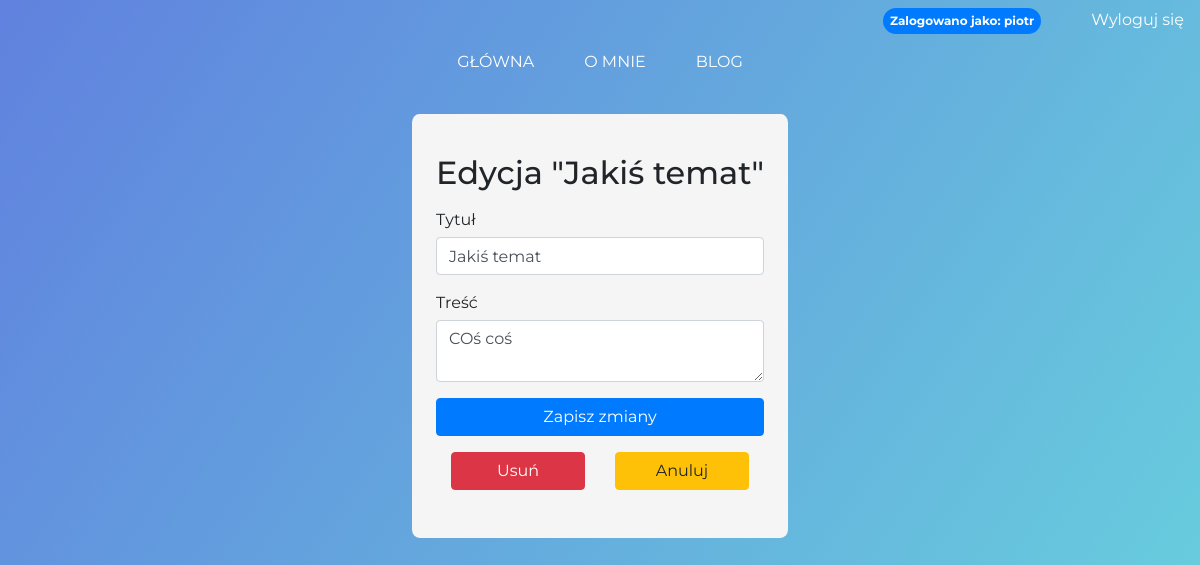
Screenshot of /blog/3/update (signed in) with the database file from the repository.
### tables this page shows
CREATE TABLE user (
  id INTEGER PRIMARY KEY AUTOINCREMENT,
  username TEXT UNIQUE NOT NULL,
  password TEXT NOT NULL
);

CREATE TABLE post (
  id INTEGER PRIMARY KEY AUTOINCREMENT,
  author_id INTEGER NOT NULL,
  created TIMESTAMP NOT NULL DEFAULT CURRENT_TIMESTAMP,
  title TEXT NOT NULL,
  body TEXT NOT NULL,
  FOREIGN KEY (author_id) REFERENCES user (id)
);

### aplikacjaflask/posty.py (the view, shortened to what this page needs)
@bp.route("/<int:id>/update", methods=("GET", "POST"))
@login_required
def update(id):
    post = get_post(id)
    return render_template("blog/update.html", post=post)

### aplikacjaflask/db.py (called while the page is built)
def get_db():
    if "db" not in g:
        g.db = sqlite3.connect(
            current_app.config["DATABASE"], detect_types=sqlite3.PARSE_DECLTYPES
        )
        g.db.row_factory = sqlite3.Row
    return g.db

### aplikacjaflask/logowanie.py (called while the page is built)
def login_required(view):
    @functools.wraps(view)
    def wrapped_view(**kwargs):
        if g.user is None:
            return redirect(url_for("auth.login"))
        return view(**kwargs)
    return wrapped_view

@bp.before_app_request
def load_logged_in_user():
    user_id = session.get("user_id")
    if user_id is None:
        g.user = None
    else:
        g.user = (
            get_db().execute("SELECT * FROM user WHERE id = ?", (user_id,)).fetchone()
        )

### aplikacjaflask/posty.py (called while the page is built)
def get_post(id, check_author=True):
    post = (
        get_db()
        .execute(
            "SELECT p.id, title, body, created, author_id, username"
            " FROM post p JOIN user u ON p.author_id = u.id"
            " WHERE p.id = ?",
            (id,),
        )
        .fetchone()
    )
    if post is None:
        abort(404, f"Post id {id} doesn't exist.")
    if check_author and post["author_id"] != g.user["id"]:
        abort(403)
    return post

### aplikacjaflask/templates/blog/update.html
{% extends 'schemat.html' %}
{% block header %}
  <h2>{% block title %}Edycja "{{ post['title'] }}"{% endblock %}</h2>
{% endblock %}
{% block content %}
  <form method="post">
      <div class="form-group">
          <label for="title">Tytuł</label>
          <input name="title" class="form-control" id="title" value="{{ request.form['title'] or post['title'] }}" required>
      </div>
      <div class="form-group">
          <label for="body">Treść</label>
          <textarea name="body" class="form-control" id="body">{{ request.form['body'] or post['body'] }}</textarea>
      </div>
      <button type="submit" class="btn btn-primary">Zapisz zmiany</button>
  </form>
  <form action="{{ url_for('blog.delete', id=post['id']) }}" method="post">
      <div class="container">
          <div class="row">
            <div class="col">
                <button type="submit" class="btn btn-danger btn-block">Usuń</button>
            </div>
            <div class="col">
                <a href="/blog"><button type="button" class="btn btn-warning btn-block">
                Anuluj
                </button></a>
            </div>
          </div>
      </div>
  </form>
{% endblock %}

### aplikacjaflask/templates/schemat.html (shortened to what this page needs)
<!doctype html>
<head>
    <link rel="stylesheet" href="{{ url_for('static', filename='css/bootstrap.min.css') }}">
    <link rel="stylesheet" href="{{ url_for('static', filename='css/style.css') }}">
</head>
<body>
    <header class="header">
        <nav class="navbar d-flex flex-row-reverse">
        <ul class="navbar-nav list-group-horizontal ">
            {% if g.user %}
            <li class="nav-item">
            <span class="badge badge-pill badge-primary">Zalogowano jako: {{ g.user['username'] }}</span>
            </li>
            <li class="nav-item">
                <a href="{{ url_for('auth.logout') }}">Wyloguj się</a>
            </li>
            {% else %}
            <li class="nav-item">
                <a href="{{ url_for('auth.login') }}">Zaloguj się</a>
            </li>
            {% endif %}
        </ul>
    </nav>
        <nav class="navbar justify-content-center">
            <ul class="navbar-nav list-group-horizontal ">
                    <li class="nav-item">
                        <a href="{{ url_for('index') }}">GŁÓWNA</a>
                    </li>
                    <li class="nav-item">
                        <a href="{{ url_for('home.omnie') }}">O MNIE</a>
                    </li>
                    <li class="nav-item">
                        <a href="{{ url_for('blog.index') }}">BLOG</a>
                    </li>
            </ul>
        </nav>
    </header>
    <div class="d-flex justify-content-center">
        <section class="content">
        <h3>
        {% block header %}{% endblock %}
        </h3>
        {% block content %}{% endblock %}
        </section>
    </div>
</body>

### aplikacjaflask/static/css/style.css (style rules this page uses)
body { width: 100%; height: 100%; padding: 0; margin: 0; font-family: 'Montserrat', sans-serif; background-color: white; background-image: -webkit-gradient(linear,left top,right bottom,from(rgba(79, 116, 219, 0.9)),to(rgba(88, 207, 217, 0.9))); background-repeat: no-repeat; background-size: cover; }
nav { display: inline; width: 100%; white-space: nowrap; }
nav a { color: white; }
ul li:first-child { padding-left: 0; }
ul li { padding-left: 50px; }
span { padding: 5px 10px; }
.content { border-radius: 2%; background-color: #f5f5f5; max-width: 80%; min-width: 20%; padding: 2rem 1.5rem; margin-top: 2rem; }
.content:last-child { margin-bottom: 0; }
.content form { margin: 1em 0; display: flex; flex-direction: column; }
.content label { margin-bottom: 0.3em; }
.content h2 { text-align: center; }
.badge { font-size: 12px; padding: 7px 7px; }

### rows the page displays
user: user.username "piotr"
post: title "Jakiś temat", body "COś coś"
